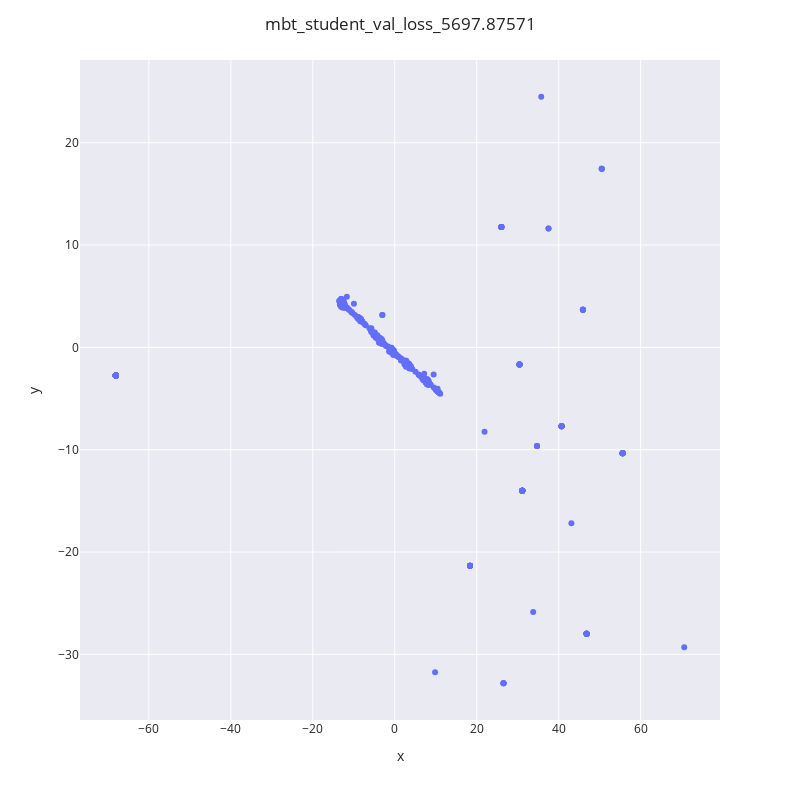

This figure's notebook cell:
### Code cell
embeddings = embeddings_cleaned["embeddings"]
labels = embeddings_cleaned["labels"]
points2d = get_tsne_points(embeddings)
emb_df = points2dataframe(points2d, embeddings_cleaned["labels"])
plot_embeddings(emb_df, chkpt_name)

### Figure 1 — Plotly figure (JSON) as saved in the notebook; plotly's stock layout.template omitted (floating-point values rounded to 4 significant figures; data arrays with more than 128 entries replaced by an {"elided": "..."} marker saying what was removed)
{"data": [{"customdata": {"elided": "324x1 str values"}, "hovertemplate": "x=%{x}<br>y=%{y}<br>labels=%{customdata[0]}<extra></extra>", "legendgroup": "", "marker": {"color": "#636efa", "symbol": "circle"}, "mode": "markers", "name": "", "orientation": "v", "showlegend": false, "type": "scatter", "x": {"elided": "324 float values"}, "xaxis": "x", "y": {"elided": "324 float values"}, "yaxis": "y"}], "layout": {"autosize": false, "height": 800, "legend": {"tracegroupgap": 0}, "margin": {"t": 60}, "title": {"text": "mbt_student_val_loss_5697.87571"}, "width": 800, "xaxis": {"anchor": "y", "domain": [0, 1], "title": {"text": "x"}}, "yaxis": {"anchor": "x", "domain": [0, 1], "title": {"text": "y"}}}}
